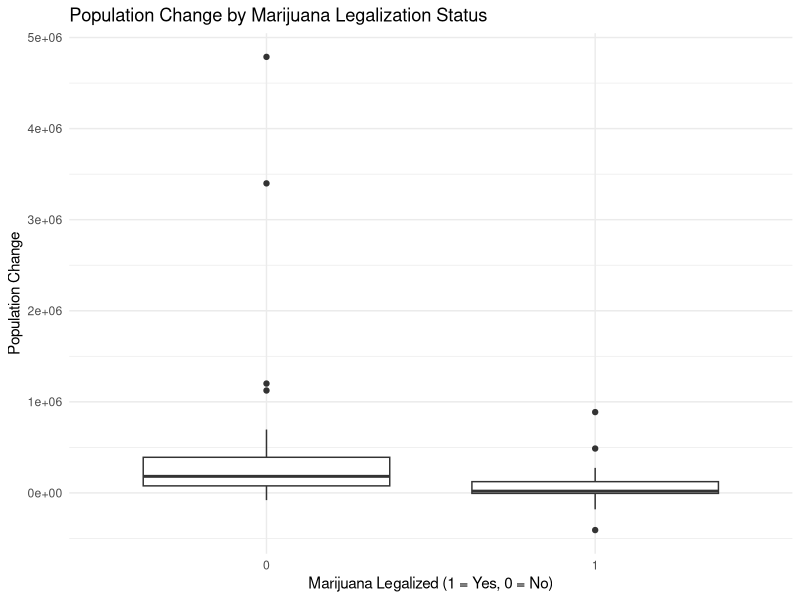

R code for this plot:
## ---- chunk 1
library("dplyr")
#install.packages("ggplot2")
library("ggplot2")
data <- read.csv("populationData.csv")
## ---- chunk 2
# Create two subsets of data
legal_states <- filter(data, LEGAL == 1)
non_legal_states <- filter(data, LEGAL == 0)

# Perform the t-test
t_test_result <- t.test(legal_states$ChangeComb, non_legal_states$ChangeComb)

# View the results
t_test_result

ggplot(data, aes(x = factor(LEGAL), y = ChangeComb)) +
  geom_boxplot() +
  labs(title = "Population Change by Marijuana Legalization Status",
       x = "Marijuana Legalized (1 = Yes, 0 = No)",
       y = "Population Change") +
  theme_minimal()

